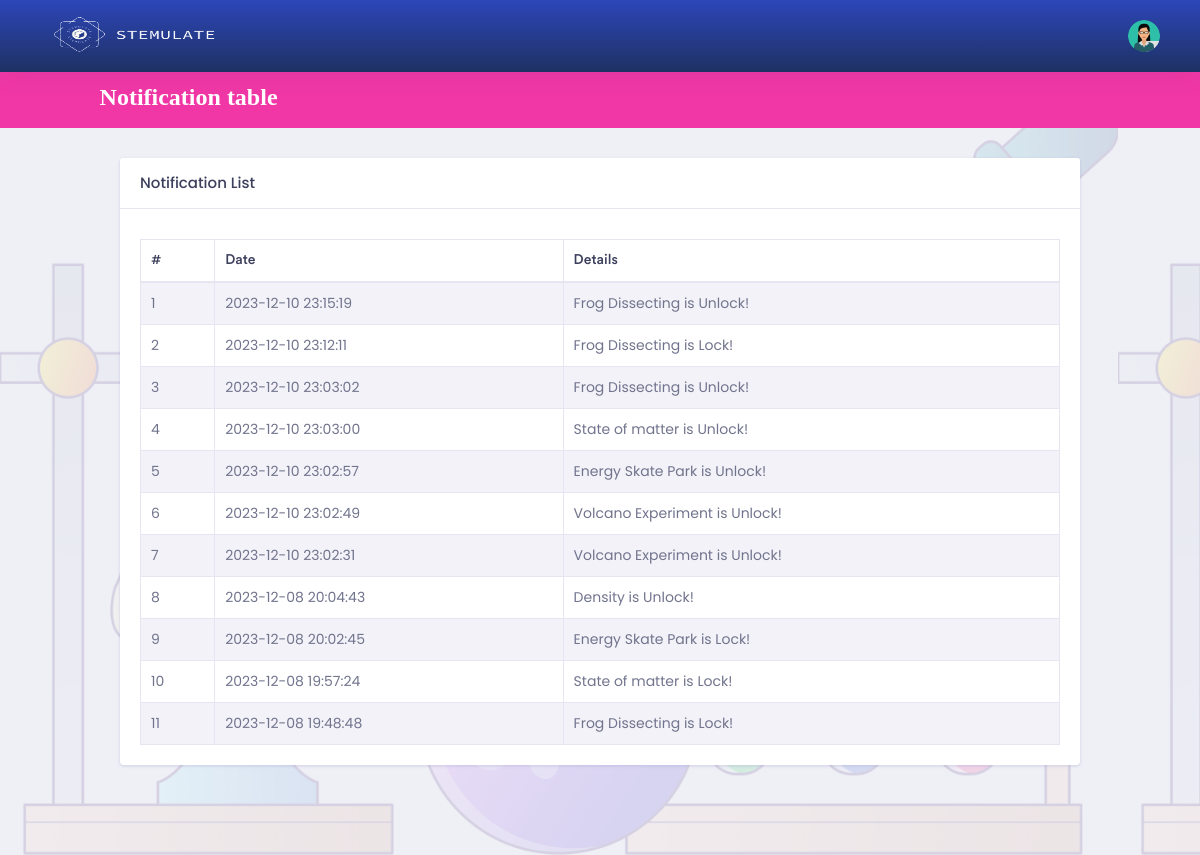
Page /student/notification-table.php (signed in) on the earlier database version.
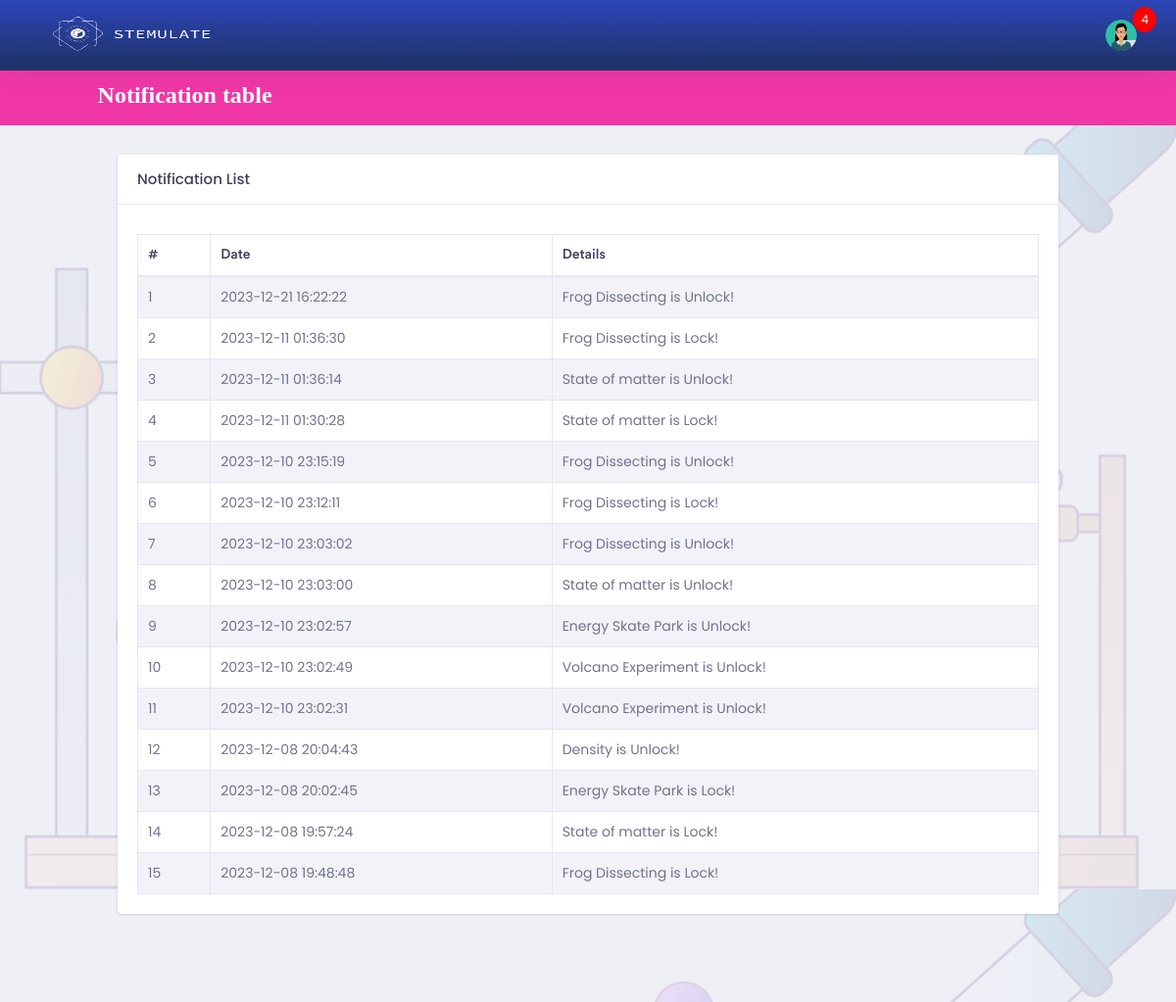
Same page on the later database version.
### tables this page shows
CREATE TABLE `notification` (
  `id` int(255) NOT NULL,
  `student_id` int(255) NOT NULL,
  `details` varchar(255) NOT NULL,
  `isread` tinyint(1) NOT NULL,
  `created_at` datetime DEFAULT NULL
);

### student/notification-table.php (the view, shortened to what this page needs)
<?php
    if ($_SESSION['p'] != "") {
?>
<!doctype html>
<html lang="en">
<head>
    <?php include 'head.php';
     $id = $_SESSION['id'];
     include 'db.php';
     $dlt = "UPDATE notification SET isread = 1 WHERE student_id = $id";
     mysqli_query($link, $dlt);
     ?>
</head>
<body>
    <div class="dashboard-main-wrapper">
         <div class="dashboard-header">
            <?php include 'header.php';  ?>
            <?php include 'navigation.php';  ?>
        </div>
        <div class="dashboard-wrapper">
            <div class="container-fluid  dashboard-content">
                <div class="row">
                    <div class="col-xl-12 col-lg-12 col-md-12 col-sm-12 col-12">
                        <div class="card">
                            <h5 class="card-header">Notification List </h5>
                            <span style="padding-left:20px; padding-top:10px;">
                            </span>
                            <div class="card-body">
                                <div class="table-responsive">
                                    <table class="table table-striped table-bordered">
                                        <thead>
                                            <tr>
                                                <th>#</th>
                                                <th>Date</th>
                                                <th>Details</th>
                                            </tr>
                                        </thead>
                                        <tbody>
                                            <?php
                                                include 'db.php';
                                                $sl = 0;
                                                $query = mysqli_query($link, "SELECT *  FROM `notification` WHERE student_id = '$_SESSION[id]' order by id desc");
                                                while($data = mysqli_fetch_array($query)) {
                                            ?>
                                            <tr>
                                                <td><?php echo ++$sl; ?></td>
                                                <td><?php echo $data['created_at']; ?></td>
                                                <td><?php echo $data['details']; ?></td>
                                            </tr>
                                            <?php } ?>
                                        </tbody>
                                    </table>
                                </div>
                            </div>
                        </div>
                    </div>
                </div>
            </div>
        </div>
    </div>
</body>
</html>
<?php
} else {
    echo "<script>";
    echo "self.location='index.php?msg=<font color=red>Please Login First.</font>';";
    echo "</script>";
}
?>

### student/header.php (shortened to what this page needs)
<nav class="navbar navbar-expand-lg bg-blue fixed-top">
    <a class="navbar-brand" href="dashboard.php">
        <img src="./assets/images/logo-stemulate.png" width=200 height=50 alt="logo-stemulate" class="img-rounded">
    </a>
    <div class="collapse navbar-collapse " id="navbarSupportedContent">
        <ul class="navbar-nav ml-auto navbar-right-top">
            <li class="nav-item dropdown nav-user">
            <a class="nav-link nav-user-img" href="#" id="navbarDropdownMenuLink2" data-toggle="dropdown" aria-haspopup="true" aria-expanded="false">
                <img src="<?php
                    $noImage = "assets/images/avatar-1.jpg";
                    if ($_SESSION['i']) {
                        echo $_SESSION['i'];
                    } else {
                        echo $noImage;
                    }
                ?>" alt="" class="user-avatar-md rounded-circle">
            </a>
            <?php
                include 'db.php';
                $admin_id = $_SESSION['id'];
                $selectQuery = "SELECT * FROM notification WHERE isread = 0 and student_id = $admin_id ";
                $result = mysqli_query($link, $selectQuery);
                if($result && mysqli_num_rows($result) > 0) {
            ?>
                <span class="notification-count"><?php echo mysqli_num_rows($result); ?></span>
            <?php } ?>
            </li>
        </ul>
    </div>
</nav>

Differences in the rows shown:
added notification: created_at "2023-12-21 16:22:22", details "Frog Dissecting is Unlock!"
added notification: created_at "2023-12-11 01:36:30", details "Frog Dissecting is Lock!"
added notification: created_at "2023-12-11 01:36:14", details "State of matter is Unlock!"
added notification: created_at "2023-12-11 01:30:28", details "State of matter is Lock!"
Other differences:
mysqli_num_rows($result): (not shown) → "4"
